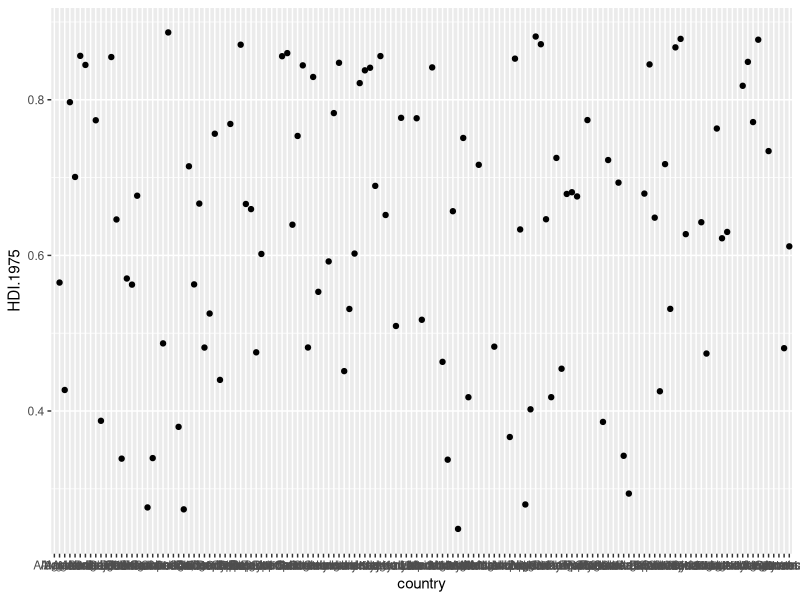
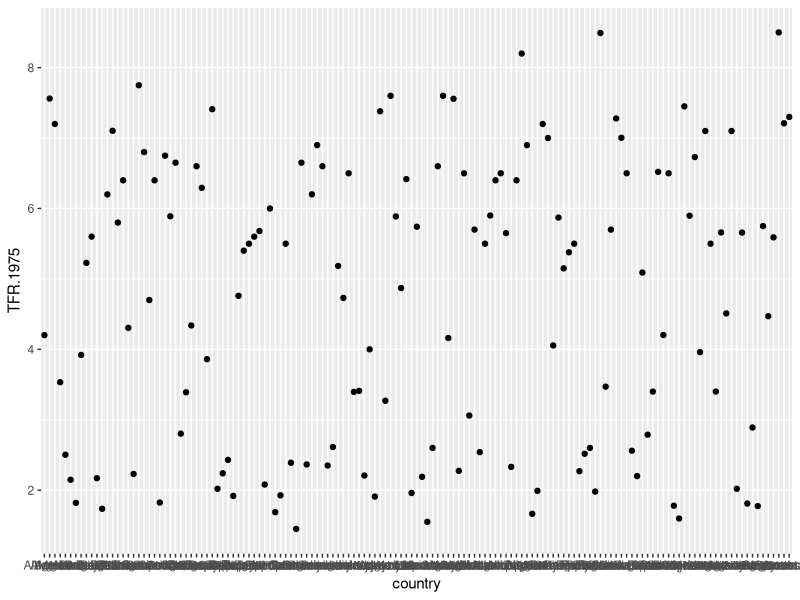
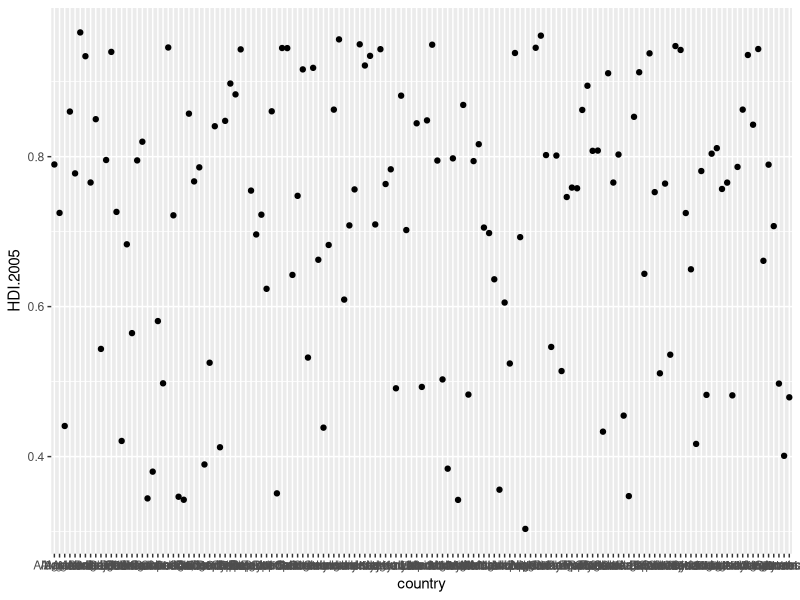
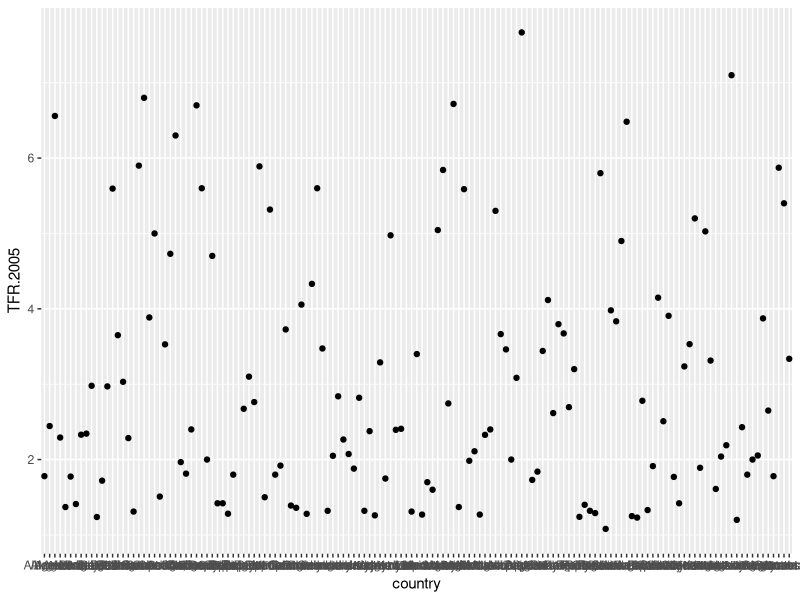
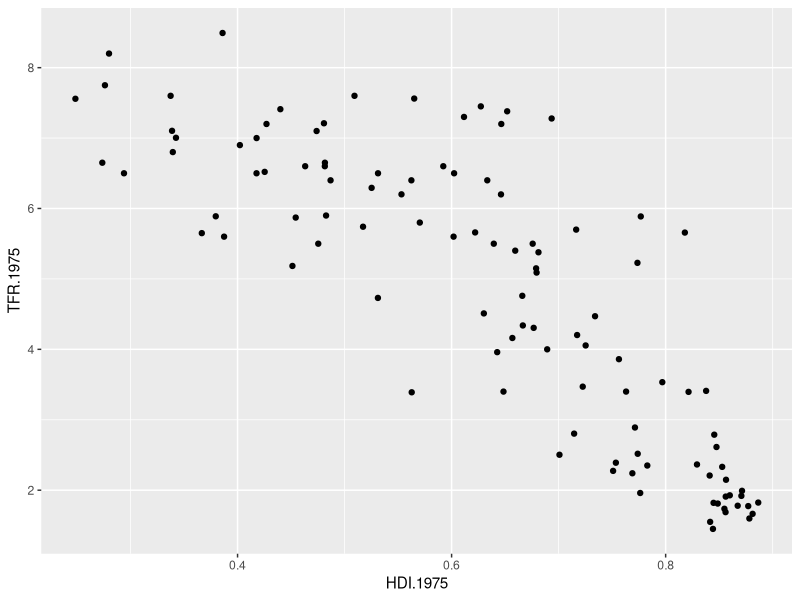
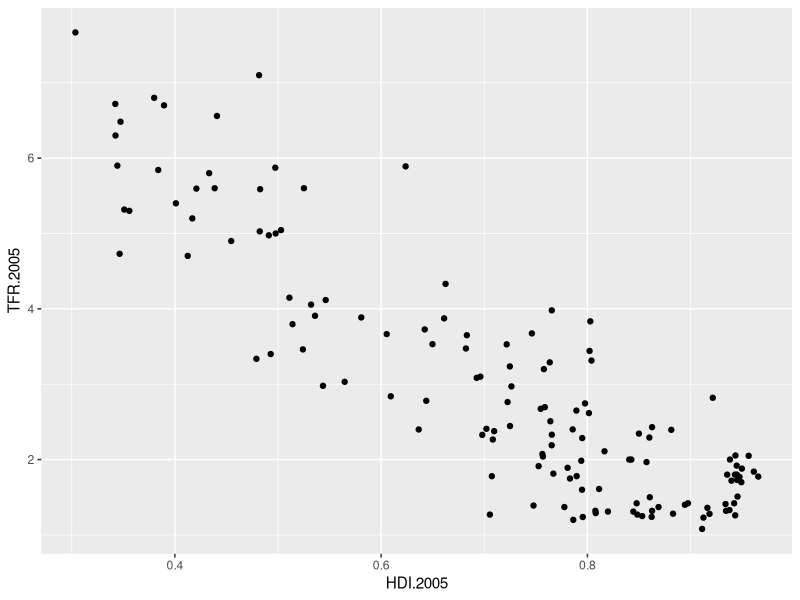
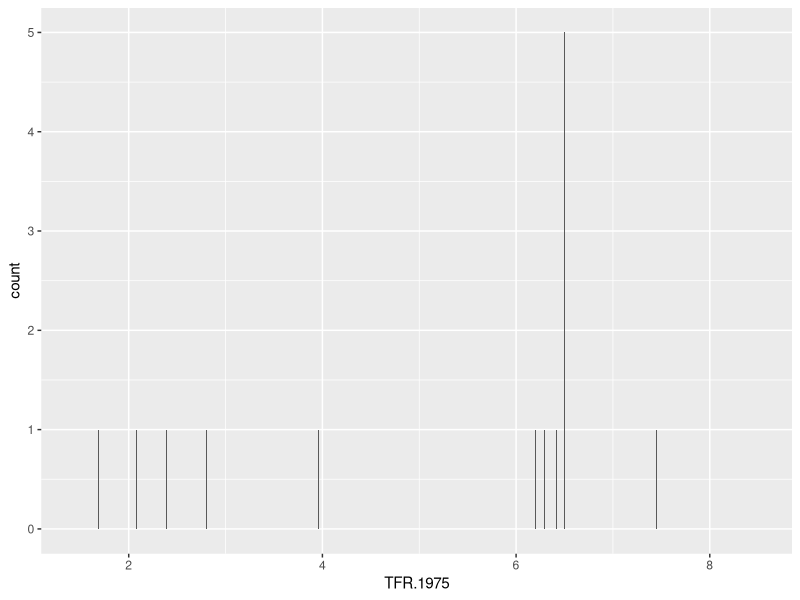
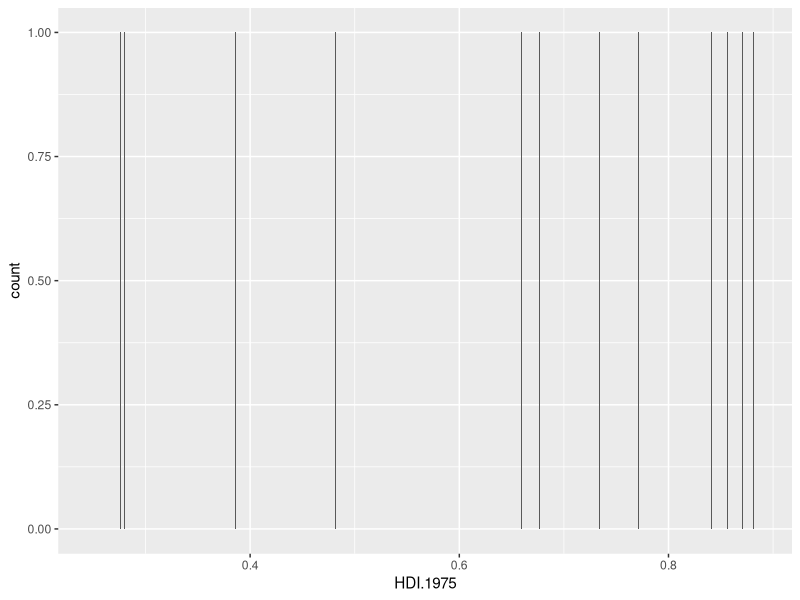

Source code (R) for these figures, in order:
## Slide 3 ####

library(dplyr)
library(ggplot2)
data <- read.csv("data/nature08230-s2.csv")
data <- select(data, country, HDI.1975, TFR.1975, HDI.2005, TFR.2005)

## Slide 3 ####

ggplot(data, aes(x = country, y = HDI.1975)) + geom_point()
ggplot(data, aes(x = country, y = TFR.1975)) + geom_point()
ggplot(data, aes(x = country, y = HDI.2005)) + geom_point()
ggplot(data, aes(x = country, y = TFR.2005)) + geom_point()

## scatter plots 
ggplot(data, aes(x = HDI.1975, y = TFR.1975)) + geom_point()
ggplot(data, aes(x = HDI.2005, y = TFR.2005)) + geom_point()

# Bar graphs
ggplot(data, aes(x = TFR.1975)) + geom_bar()
ggplot(data, aes(x = HDI.1975)) + geom_bar()

ggplot(data, aes(x = TFR.2005)) + geom_bar()
ggplot(data, aes(x = HDI.2005)) + geom_bar()



## Slide 5 - Using lm()

lfit <- lm(TFR.1975 ~ HDI.1975, data = data)
summary(lfit)

## Slide 6 - An lm() Object

str(lfit)
lfit$coefficients
ggplot(data, aes(x = HDI.1975, y = TFR.1975)) + geom_point() + geom_smooth(method = "lm", se = FALSE)

no.miss <- filter(data, !is.na(HDI.1975))
head(cbind(no.miss$HDI.1975, lfit$fitted.values, lfit$residuals))

library(broom)
lfit.broom <- lm(TFR.1975 ~ HDI.1975, data = data)
tidy(lfit.broom)

## Slide  7 - Residuals

lfit.fort <- fortify(lfit)
head(lfit.fort)

ggplot(lfit.fort, aes(x = .fitted, y = .resid)) + geom_point()

ggplot(lfit.fort, aes(x = .fitted, y = .resid)) + geom_point() + geom_smooth()



## Slide  8 - Comparing 1975 to 2005


ggplot(data, aes(x = HDI.1975, y = TFR.1975)) + geom_point() 
ggplot(data, aes(x = HDI.1975, y = TFR.1975)) + geom_point() + geom_point(aes(x = HDI.2005, y = TFR.2005), color = "red")


lfit2005 <- lm(TFR.2005 ~ HDI.2005, data = data)
summary(lfit2005)
summary(lfit)


ggplot(data, aes(x = HDI.2005, y = TFR.2005)) + geom_point(color = "red") +
  geom_smooth(method = "lm", se = F) 
ggplot(data, aes(x = HDI.2005, y = TFR.2005)) + geom_point(color = "red") +
  geom_smooth(method = "lm", se = F, color = "red") + geom_point(aes(x = HDI.1975, y = TFR.1975)) 
ggplot(data, aes(x = HDI.2005, y = TFR.2005)) + geom_point(color = "red") +
  geom_smooth(method = "lm", se = F, color = "red") + geom_point(aes(x = HDI.1975, y = TFR.1975)) + 
  geom_abline(intercept = 10.9075, slope = -9.6221)

# bonus residuals

lfit.fort2005 <- fortify(lfit2005)
head(lfit.fort2005)

ggplot(lfit.fort2005, aes(x = .fitted, y = .resid)) + geom_point()
ggplot(lfit.fort2005, aes(x = HDI.2005, y = .resid)) + geom_point()

ggplot(lfit.fort2005, aes(x = .fitted, y = .resid)) + geom_point() + geom_smooth()
ggplot(lfit.fort2005, aes(x = HDI.2005, y = .resid)) + geom_point() + geom_smooth()

